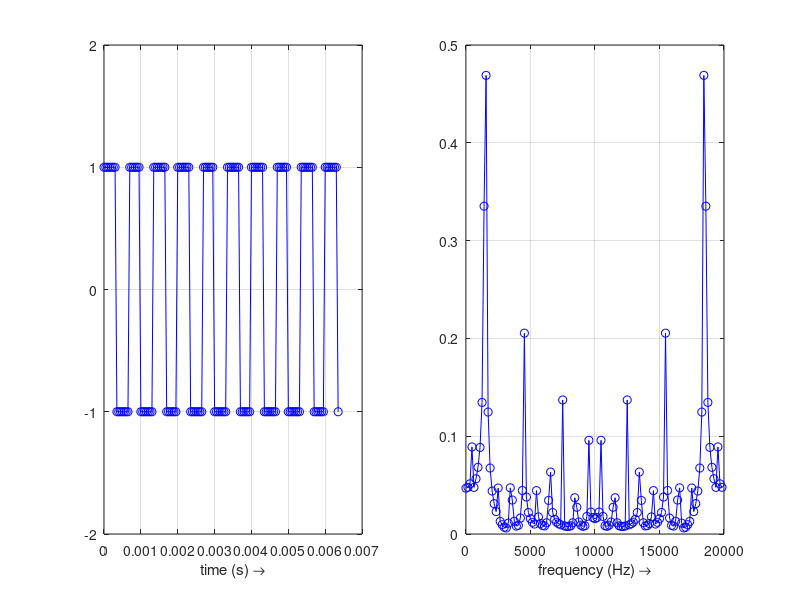
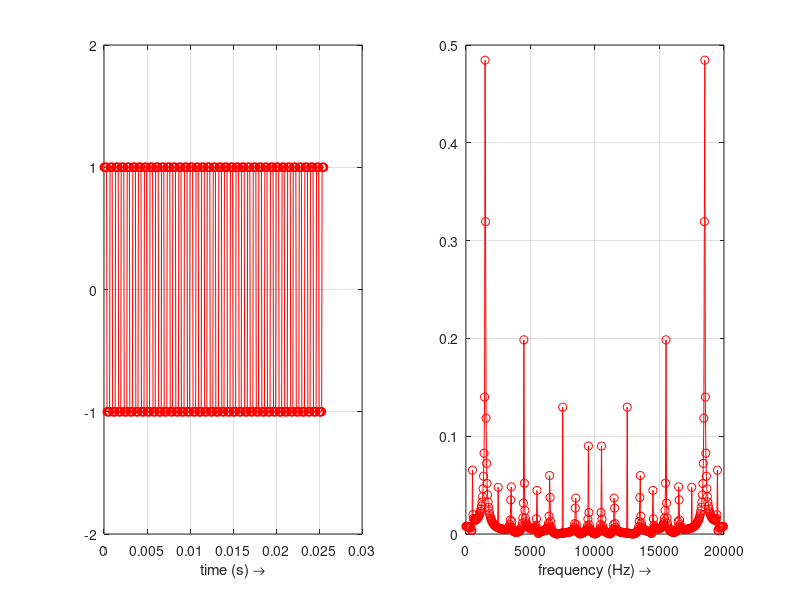
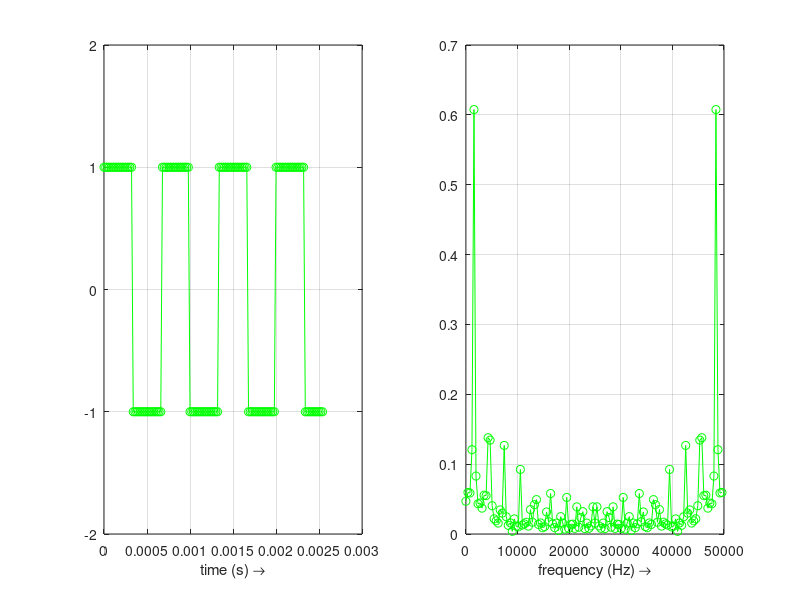
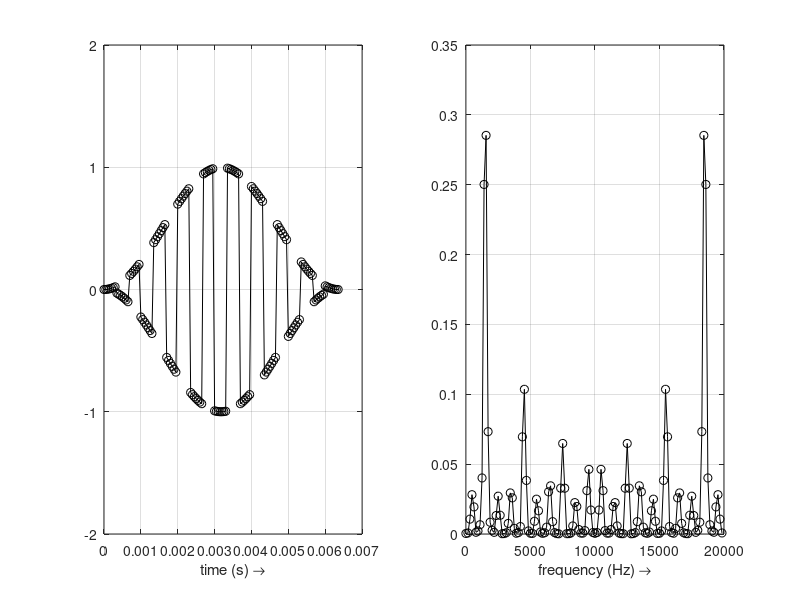

MATLAB code for these plots, in order: (Note: this script raises an error after producing the figures.)
% FFT Practical _ settings & effects _ dqtm SiSy HS20
% What can you do: change N, change Fs, windowing, zero-padding
% ===========================
clear all, close all, clc

% Let us take a fix Fs, not multiple of fsig and check how 
% we can improve the spectrum measurement
% ============================
% (A) The basic situation: rectangle window
% (B) Increasing window size 
% (C) Increasing sampling frequency
% (D) Adding Windowing (Hanning)
% (E) Zero-Padding
% ============================


%% (A) The basic situation: rectangle window
% ============================
Fs = 20e3;  %30e3;
N =  2^7;   %2^8 ; 

aux = 0:1:N-1;
t = (1/Fs)*aux;
f = (Fs/N)*aux;

fsig = 1.5e3; % 1.0e3;
duty = 50;
x_t = square(2*pi*fsig*t,duty);
X_f = (1/N)*fft(x_t);

figure('Name','(A) The basic Situation')
subplot(121),plot(t,x_t,'-bo'),grid on,hold on
            xlabel('time (s) \rightarrow')
            ylim([-2 2])
subplot(122),plot(f,abs(X_f),'-bo'),grid on,hold on
            xlabel('frequency (Hz) \rightarrow')


%% (B) Increasing window size
% ============================
Nb = N*2^2;

auxb = 0:1:Nb-1;
tb = (1/Fs)*auxb;
fb = (Fs/Nb)*auxb;

xb_t = square(2*pi*fsig*tb,duty);
Xb_f = (1/Nb)*fft(xb_t);

figure('Name','(B) Increasing window size')
subplot(121),plot(tb,xb_t,'-ro'),grid on,hold on
            xlabel('time (s) \rightarrow')
            ylim([-2 2])
subplot(122),plot(fb,abs(Xb_f),'-ro'),grid on,hold on
            xlabel('frequency (Hz) \rightarrow')

%% (C) Increasing sampling frequency
% ============================

Fs_c = 50e3;  %30e3;
% use same N as above (therefore same aux vector)

tc = (1/Fs_c)*aux;
fc = (Fs_c/N)*aux;

xc_t = square(2*pi*fsig*tc,duty);
Xc_f = (1/N)*fft(xc_t);

figure('Name','(C) Increasing sampling frequency')
subplot(121),plot(tc,xc_t,'-go'),grid on,hold on
            xlabel('time (s) \rightarrow')
            ylim([-2 2])
subplot(122),plot(fc,abs(Xc_f),'-go'),grid on,hold on
            xlabel('frequency (Hz) \rightarrow')




%% (D) Adding Windowing (Hanning)
            
win = hann(length(t))';
xd_t = win.*x_t;

Xd_f = (1/N)*fft(xd_t);

figure('Name','(C) Windowing')
subplot(121),plot(t,xd_t,'-ko'),grid on,hold on
            xlabel('time (s) \rightarrow')
            ylim([-2 2])
subplot(122),plot(f,abs(Xd_f),'-ko'),grid on,hold on
            xlabel('frequency (Hz) \rightarrow')


%% (E) Zero-Padding
% to compare with (B), using same number of points: Ne = Nb;

% auxb = 0:1:Nb-1;
% tb = (1/Fs)*auxb;
% fb = (Fs/Nb)*auxb;
%xe_t(1:N) = x_t;
xe_t(1:N) = x_t.*hann(length(t))';
xe_t(N+1:Nb) = zeros(1,Nb-N);
Xe_f = (1/N)*fft(xe_t);


figure('Name','(E) Zero-Padding')
subplot(121),plot(tb,xe_t,'-mo'),grid on,hold on
            xlabel('time (s) \rightarrow')
            ylim([-2 2])
subplot(122),plot(fb,abs(Xe_f),'-mo'),grid on,hold on
            xlabel('frequency (Hz) \rightarrow')
            

            
%%  PLOT OF COMPARISONS            
% ============================
% Compare Spectra in Linear scale
figure('Name','Compare FFT Amplitude-Spectra in Linear scale')
    % (A) Basic
    plot(f,abs(X_f),'-bo'),grid on,hold on
    % (B) Longer Obs-wdw
    plot(fb,abs(Xb_f),'-ro'),grid on,hold on
    % (C) Increasing sampling frequency
    plot(fc,abs(Xc_f),'-go'),grid on,hold on
    % (D) Windowing
    plot(f,abs(Xd_f),'-ko'),grid on,hold on
    % (E) Zero-Padding
    plot(fb,abs(Xe_f),'-mo'),grid on,hold on
    
    xlabel('frequency (Hz) \rightarrow')
    legend({'(A)Basic','(B)Longer Tw','(C)Larger Fs','(D) Han-Wdw','(E) Zero-Padding'})     
            
% Compare Spectra in dB scale
figure('Name','Compare FFT Amplitude-Spectra in dB scale')
    % (A) Basic
    plot(f,db(X_f),'-bo'),grid on,hold on
    % (B) Longer Obs-wdw
    plot(fb,db(Xb_f),'-ro'),grid on,hold on
    % (C) Increasing sampling frequency
    plot(fc,db(Xc_f),'-go'),grid on,hold on
    % (D) Windowing
    plot(f,db(Xd_f),'-ko'),grid on,hold on
    % (E) Zero-Padding
    plot(fb,db(Xe_f),'-mo'),grid on,hold on
    
    xlabel('frequency (Hz) \rightarrow')
    legend({'(A)Basic','(B)Longer Tw','(C)Larger Fs','(D) Han-Wdw','(E) Zero-Padding'})     
